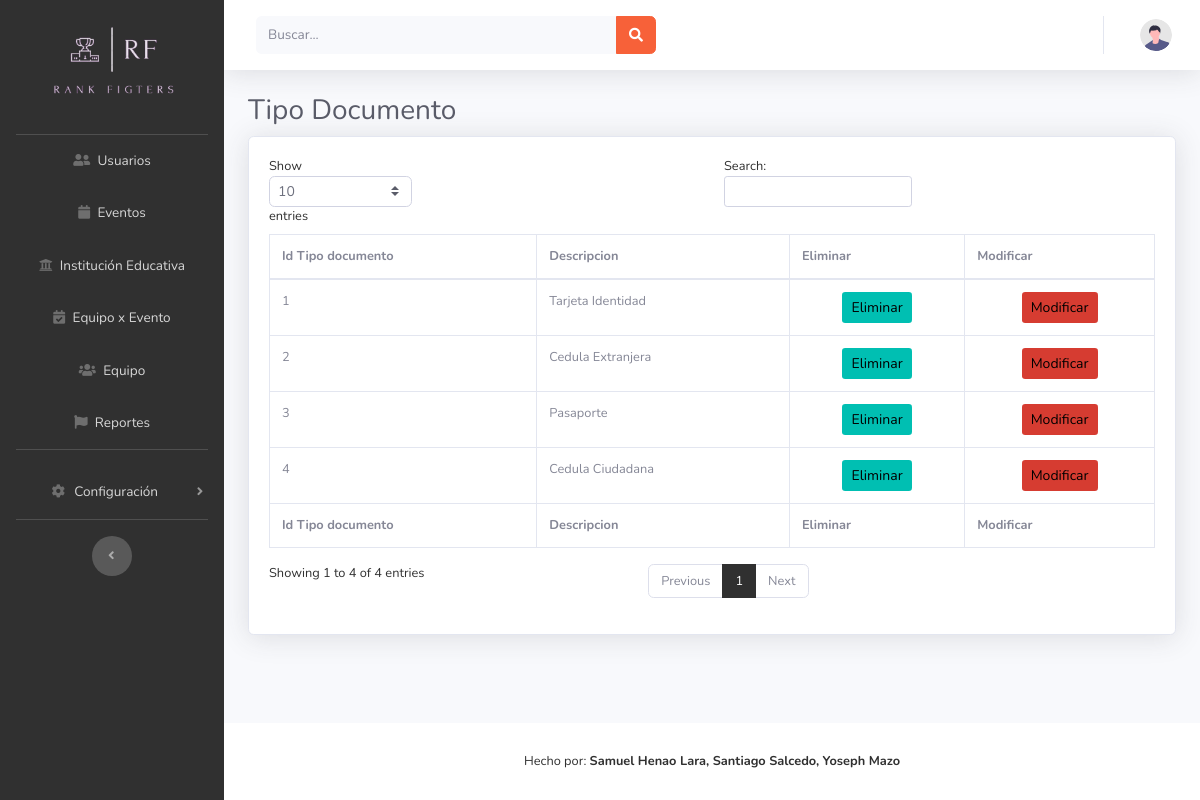
Page /Vista/App/Admon/TipoDoc.php on the committed database.
### tables this page shows
CREATE TABLE `tipodoc` (
  `idtipodoc` int(11) NOT NULL,
  `Descripcion` varchar(50) NOT NULL
);

### Vista/App/Admon/TipoDoc.php (the view, shortened to what this page needs)
<?php
include('Menu.php');
?>
                <div class="container-fluid">
                    <h1 class="h3 mb-2 text-gray-800">Tipo Documento</h1>
                    <div class="card shadow mb-4">
                        <div class="card-body">
                            <div class="table-responsive">
                                <table class="table table-bordered" id="dataTable" width="100%" cellspacing="0">
                                    <thead>
                                        <tr>
                                            <th>Id Tipo documento</th>
                                            <th>Descripcion</th>
                                            <th>Eliminar</th>
                                            <th>Modificar</th>
                                        </tr>
                                    </thead>
                                    <tfoot>
                                        <tr>
                                        <th>Id Tipo documento</th>
                                            <th>Descripcion</th>
                                            <th>Eliminar</th>
                                            <th>Modificar</th>
                                        </tr>
                                        </tfoot>
                    <?php
                      include( '../../../Control/conex.php');
                      $cons = $conexion -> query("SELECT *  FROM tipodoc");
                      while ($row = $cons -> fetch_row()) {
                    ?>
                <tr>
            <td><?php echo number_format(''.$row[0].''); ?></td>
            <td><?php echo ''.$row[1].''; ?></td>
            <td> <center><button type="submit" class="btn btn-sm bg-gradient-primary" name="EliminaUsua" onclick="location='../../../Control/BorrarTipoDoc.php?id=<?php echo ''.$row[0].'' ?>'">Eliminar</button></center></td>
            <td> <center> <button type="submit" class="btn btn-sm bg-gradient-danger"  data-toggle="modal" data-target="#exampleModal1?id<?php echo ''.$row[0].''; ?>"  >Modificar</button>
       </tr>
       <?php }   ?>
    </table>
   </div>
  </div>
 </div>
</div>
            </div>
            <footer class="sticky-footer bg-white">
                <div class="container my-auto">
                    <div class="copyright text-center my-auto">
                        <span>Hecho por: <strong>Samuel Henao Lara, Santiago Salcedo, Yoseph Mazo</span>
                    </div>
                </div>
            </footer>
        </div>
    </div>
</body>
</html>

### rows in the picture
tipodoc: idtipodoc "1", Descripcion "Tarjeta Identidad"
tipodoc: idtipodoc "2", Descripcion "Cedula Extranjera"
tipodoc: idtipodoc "3", Descripcion "Pasaporte"
tipodoc: idtipodoc "4", Descripcion "Cedula Ciudadana"
